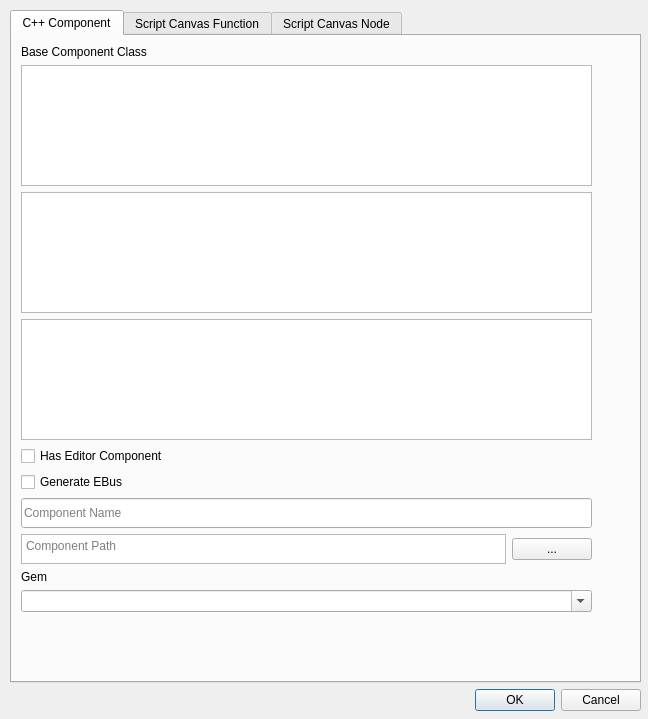
<?xml version="1.0" encoding="UTF-8"?>
<ui version="4.0">
 <class>CreateClassToolWindow</class>
 <widget class="QWidget" name="CreateClassToolWindow">
  <property name="geometry">
   <rect>
    <x>0</x>
    <y>0</y>
    <width>648</width>
    <height>719</height>
   </rect>
  </property>
  <property name="windowTitle">
   <string>Create C++ Class</string>
  </property>
  <widget class="QWidget" name="verticalLayoutWidget_2">
   <property name="geometry">
    <rect>
     <x>10</x>
     <y>10</y>
     <width>631</width>
     <height>701</height>
    </rect>
   </property>
   <layout class="QVBoxLayout" name="verticalLayout_2">
    <item>
     <widget class="QTabWidget" name="tabWidget">
      <property name="currentIndex">
       <number>0</number>
      </property>
      <widget class="QWidget" name="tab">
       <attribute name="title">
        <string>C++ Component</string>
       </attribute>
       <widget class="QWidget" name="verticalLayoutWidget">
        <property name="geometry">
         <rect>
          <x>9</x>
          <y>9</y>
          <width>571</width>
          <height>567</height>
         </rect>
        </property>
        <layout class="QVBoxLayout" name="verticalLayout">
         <item>
          <widget class="QLabel" name="label">
           <property name="text">
            <string>Base Component Class</string>
           </property>
          </widget>
         </item>
          <item>
            <widget class="AzQtComponents::FilteredSearchWidget" name="fileFilteredSearchWidget">
              <property name="placeholderText" stdset="0">
                <string>Filter by file class</string>
              </property>
            </widget>
          </item>
          <item>
          <widget class="QListWidget" name="componentList"/>
         </item>
         <item>
          <widget class="QPlainTextEdit" name="plainTextEdit">
           <property name="sizePolicy">
            <sizepolicy hsizetype="Expanding" vsizetype="MinimumExpanding">
             <horstretch>0</horstretch>
             <verstretch>0</verstretch>
            </sizepolicy>
           </property>
           <property name="minimumSize">
            <size>
             <width>0</width>
             <height>100</height>
            </size>
           </property>
           <property name="readOnly">
            <bool>true</bool>
           </property>
          </widget>
         </item>
         <item>
          <spacer name="verticalSpacer">
           <property name="orientation">
            <enum>Qt::Vertical</enum>
           </property>
           <property name="sizeHint" stdset="0">
            <size>
             <width>20</width>
             <height>40</height>
            </size>
           </property>
          </spacer>
         </item>
         <item>
          <widget class="QCheckBox" name="generateEditorComponent">
           <property name="text">
            <string>Has Editor Component</string>
           </property>
          </widget>
         </item>
         <item>
          <widget class="QCheckBox" name="generateEBus">
           <property name="text">
            <string>Generate EBus</string>
           </property>
          </widget>
         </item>
         <item>
          <spacer name="verticalSpacer_2">
           <property name="orientation">
            <enum>Qt::Vertical</enum>
           </property>
           <property name="sizeHint" stdset="0">
            <size>
             <width>20</width>
             <height>40</height>
            </size>
           </property>
          </spacer>
         </item>
         <item>
          <widget class="QLineEdit" name="componentName">
           <property name="sizePolicy">
            <sizepolicy hsizetype="Expanding" vsizetype="Maximum">
             <horstretch>0</horstretch>
             <verstretch>0</verstretch>
            </sizepolicy>
           </property>
           <property name="minimumSize">
            <size>
             <width>0</width>
             <height>30</height>
            </size>
           </property>
           <property name="maximumSize">
            <size>
             <width>16777215</width>
             <height>30</height>
            </size>
           </property>
           <property name="placeholderText">
            <string>Component Name</string>
           </property>
          </widget>
         </item>
         <item>
          <layout class="QHBoxLayout" name="horizontalLayout">
           <item>
            <widget class="QTextEdit" name="componentPath">
             <property name="sizePolicy">
              <sizepolicy hsizetype="Expanding" vsizetype="Fixed">
               <horstretch>0</horstretch>
               <verstretch>0</verstretch>
              </sizepolicy>
             </property>
             <property name="minimumSize">
              <size>
               <width>0</width>
               <height>30</height>
              </size>
             </property>
             <property name="placeholderText">
              <string>Component Path</string>
             </property>
            </widget>
           </item>
           <item>
            <widget class="QPushButton" name="browse">
             <property name="minimumSize">
              <size>
               <width>0</width>
               <height>20</height>
              </size>
             </property>
             <property name="text">
              <string>...</string>
             </property>
            </widget>
           </item>
          </layout>
         </item>
         <item>
          <spacer name="verticalSpacer_3">
           <property name="orientation">
            <enum>Qt::Vertical</enum>
           </property>
           <property name="sizeHint" stdset="0">
            <size>
             <width>20</width>
             <height>40</height>
            </size>
           </property>
          </spacer>
         </item>
         <item>
          <widget class="QLabel" name="label_2">
           <property name="text">
            <string>Gem</string>
           </property>
          </widget>
         </item>
         <item>
          <widget class="QComboBox" name="gemsList">
           <property name="sizePolicy">
            <sizepolicy hsizetype="MinimumExpanding" vsizetype="Fixed">
             <horstretch>0</horstretch>
             <verstretch>0</verstretch>
            </sizepolicy>
           </property>
           <property name="editable">
            <bool>true</bool>
           </property>
           <property name="currentText">
            <string/>
           </property>
          </widget>
         </item>
        </layout>
       </widget>
      </widget>
      <widget class="QWidget" name="tab_2">
       <attribute name="title">
        <string>Script Canvas Function</string>
       </attribute>
      </widget>
      <widget class="QWidget" name="tab_3">
       <attribute name="title">
        <string>Script Canvas Node</string>
       </attribute>
      </widget>
     </widget>
    </item>
    <item>
     <widget class="QDialogButtonBox" name="buttonBox">
      <property name="orientation">
       <enum>Qt::Horizontal</enum>
      </property>
      <property name="standardButtons">
       <set>QDialogButtonBox::Cancel|QDialogButtonBox::Ok</set>
      </property>
     </widget>
    </item>
   </layout>
  </widget>
 </widget>
 <resources/>
 <connections/>
  <customwidgets>
    <customwidget>
      <class>AzQtComponents::TableView</class>
      <extends>QTreeView</extends>
      <header location="global">AzQtComponents/Components/Widgets/TableView.h</header>
      <container>1</container>
    </customwidget>
    <customwidget>
      <class>AzQtComponents::FilteredSearchWidget</class>
      <extends>QTreeView</extends>
      <header location="global">AzQtComponents/Components/FilteredSearchWidget.h</header>
      <container>1</container>
    </customwidget>
  </customwidgets>

</ui>
